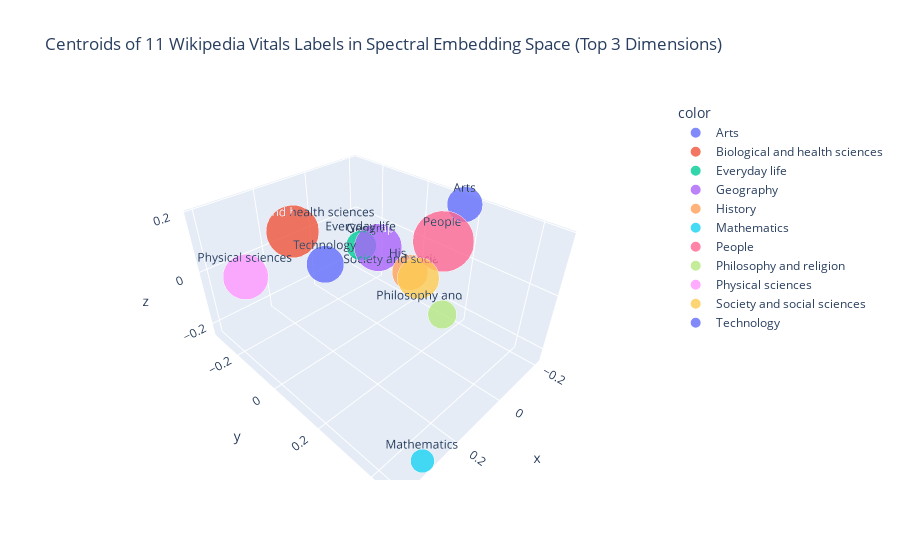

The code cell stored with this chart in its notebook:
### Code cell
# Compute centroids and sizes for each of the 11 labels
embedding_3d = embedding[:, :3]
centroids = []
sizes = []
for label in range(len(names_labels)):
    indices = np.where(labels == label)[0]
    if len(indices) > 0:
        centroid = embedding_3d[indices].mean(axis=0)
        centroids.append(centroid)
        sizes.append(len(indices))
    else:
        centroids.append(np.zeros(3))
        sizes.append(0)

centroids = np.array(centroids)

# Create interactive 3D scatter plot
fig = px.scatter_3d(
    x=centroids[:, 0],
    y=centroids[:, 1],
    z=centroids[:, 2],
    size=sizes,
    text=names_labels,
    color=names_labels,
    size_max=60,
    title="Centroids of 11 Wikipedia Vitals Labels in Spectral Embedding Space (Top 3 Dimensions)"
)
fig.update_traces(marker=dict(opacity=0.8))
fig.show()

### Figure 1 — Plotly figure (JSON) as saved in the notebook; plotly's stock layout.template omitted (floating-point values rounded to 4 significant figures)
{"data": [{"hovertemplate": "color=Arts<br>x=%{x}<br>y=%{y}<br>z=%{z}<br>size=%{marker.size}<br>text=%{text}<extra></extra>", "legendgroup": "Arts", "marker": {"color": "#636efa", "opacity": 0.8, "size": [673], "sizemode": "area", "sizeref": 0.5531, "symbol": "circle"}, "mode": "markers+text", "name": "Arts", "scene": "scene", "showlegend": true, "text": ["Arts"], "type": "scatter3d", "x": [-0.187], "y": [0.1702], "z": [0.1903]}, {"hovertemplate": "color=Biological and health sciences<br>x=%{x}<br>y=%{y}<br>z=%{z}<br>size=%{marker.size}<br>text=%{text}<extra></extra>", "legendgroup": "Biological and health sciences", "marker": {"color": "#EF553B", "opacity": 0.8, "size": [1479], "sizemode": "area", "sizeref": 0.5531, "symbol": "circle"}, "mode": "markers+text", "name": "Biological and health sciences", "scene": "scene", "showlegend": true, "text": ["Biological and health sciences"], "type": "scatter3d", "x": [0.09425], "y": [-0.3142], "z": [0.02581]}, {"hovertemplate": "color=Everyday life<br>x=%{x}<br>y=%{y}<br>z=%{z}<br>size=%{marker.size}<br>text=%{text}<extra></extra>", "legendgroup": "Everyday life", "marker": {"color": "#00cc96", "opacity": 0.8, "size": [479], "sizemode": "area", "sizeref": 0.5531, "symbol": "circle"}, "mode": "markers+text", "name": "Everyday life", "scene": "scene", "showlegend": true, "text": ["Everyday life"], "type": "scatter3d", "x": [-0.03261], "y": [-0.109], "z": [0.002496]}, {"hovertemplate": "color=Geography<br>x=%{x}<br>y=%{y}<br>z=%{z}<br>size=%{marker.size}<br>text=%{text}<extra></extra>", "legendgroup": "Geography", "marker": {"color": "#ab63fa", "opacity": 0.8, "size": [1201], "sizemode": "area", "sizeref": 0.5531, "symbol": "circle"}, "mode": "markers+text", "name": "Geography", "scene": "scene", "showlegend": true, "text": ["Geography"], "type": "scatter3d", "x": [-0.1917], "y": [-0.1877], "z": [-0.1014]}, {"hovertemplate": "color=History<br>x=%{x}<br>y=%{y}<br>z=%{z}<br>size=%{marker.size}<br>text=%{text}<extra></extra>", "legendgroup": "History", "marker": {"color": "#FFA15A", "opacity": 0.8, "size": [680], "sizemode": "area", "sizeref": 0.5531, "symbol": "circle"}, "mode": "markers+text", "name": "History", "scene": "scene", "showlegend": true, "text": ["History"], "type": "scatter3d", "x": [-0.2099], "y": [-0.04097], "z": [-0.1538]}, {"hovertemplate": "color=Mathematics<br>x=%{x}<br>y=%{y}<br>z=%{z}<br>size=%{marker.size}<br>text=%{text}<extra></extra>", "legendgroup": "Mathematics", "marker": {"color": "#19d3f3", "opacity": 0.8, "size": [300], "sizemode": "area", "sizeref": 0.5531, "symbol": "circle"}, "mode": "markers+text", "name": "Mathematics", "scene": "scene", "showlegend": true, "text": ["Mathematics"], "type": "scatter3d", "x": [0.3124], "y": [0.4624], "z": [-0.2357]}, {"hovertemplate": "color=People<br>x=%{x}<br>y=%{y}<br>z=%{z}<br>size=%{marker.size}<br>text=%{text}<extra></extra>", "legendgroup": "People", "marker": {"color": "#FF6692", "opacity": 0.8, "size": [1991], "sizemode": "area", "sizeref": 0.5531, "symbol": "circle"}, "mode": "markers+text", "name": "People", "scene": "scene", "showlegend": true, "text": ["People"], "type": "scatter3d", "x": [-0.139], "y": [0.14], "z": [0.07559]}, {"hovertemplate": "color=Philosophy and religion<br>x=%{x}<br>y=%{y}<br>z=%{z}<br>size=%{marker.size}<br>text=%{text}<extra></extra>", "legendgroup": "Philosophy and religion", "marker": {"color": "#B6E880", "opacity": 0.8, "size": [435], "sizemode": "area", "sizeref": 0.5531, "symbol": "circle"}, "mode": "markers+text", "name": "Philosophy and religion", "scene": "scene", "showlegend": true, "text": ["Philosophy and religion"], "type": "scatter3d", "x": [-0.1559], "y": [0.1557], "z": [-0.2099]}, {"hovertemplate": "color=Physical sciences<br>x=%{x}<br>y=%{y}<br>z=%{z}<br>size=%{marker.size}<br>text=%{text}<extra></extra>", "legendgroup": "Physical sciences", "marker": {"color": "#FF97FF", "opacity": 0.8, "size": [1097], "sizemode": "area", "sizeref": 0.5531, "symbol": "circle"}, "mode": "markers+text", "name": "Physical sciences", "scene": "scene", "showlegend": true, "text": ["Physical sciences"], "type": "scatter3d", "x": [0.4058], "y": [-0.0898], "z": [0.09276]}, {"hovertemplate": "color=Society and social sciences<br>x=%{x}<br>y=%{y}<br>z=%{z}<br>size=%{marker.size}<br>text=%{text}<extra></extra>", "legendgroup": "Society and social sciences", "marker": {"color": "#FECB52", "opacity": 0.8, "size": [930], "sizemode": "area", "sizeref": 0.5531, "symbol": "circle"}, "mode": "markers+text", "name": "Society and social sciences", "scene": "scene", "showlegend": true, "text": ["Society and social sciences"], "type": "scatter3d", "x": [-0.1593], "y": [0.03861], "z": [-0.1179]}, {"hovertemplate": "color=Technology<br>x=%{x}<br>y=%{y}<br>z=%{z}<br>size=%{marker.size}<br>text=%{text}<extra></extra>", "legendgroup": "Technology", "marker": {"color": "#636efa", "opacity": 0.8, "size": [746], "sizemode": "area", "sizeref": 0.5531, "symbol": "circle"}, "mode": "markers+text", "name": "Technology", "scene": "scene", "showlegend": true, "text": ["Technology"], "type": "scatter3d", "x": [0.1487], "y": [-0.07772], "z": [0.02332]}], "layout": {"legend": {"itemsizing": "constant", "title": {"text": "color"}, "tracegroupgap": 0}, "scene": {"domain": {"x": [0, 1], "y": [0, 1]}, "xaxis": {"title": {"text": "x"}}, "yaxis": {"title": {"text": "y"}}, "zaxis": {"title": {"text": "z"}}}, "title": {"text": "Centroids of 11 Wikipedia Vitals Labels in Spectral Embedding Space (Top 3 Dimensions)"}}}
